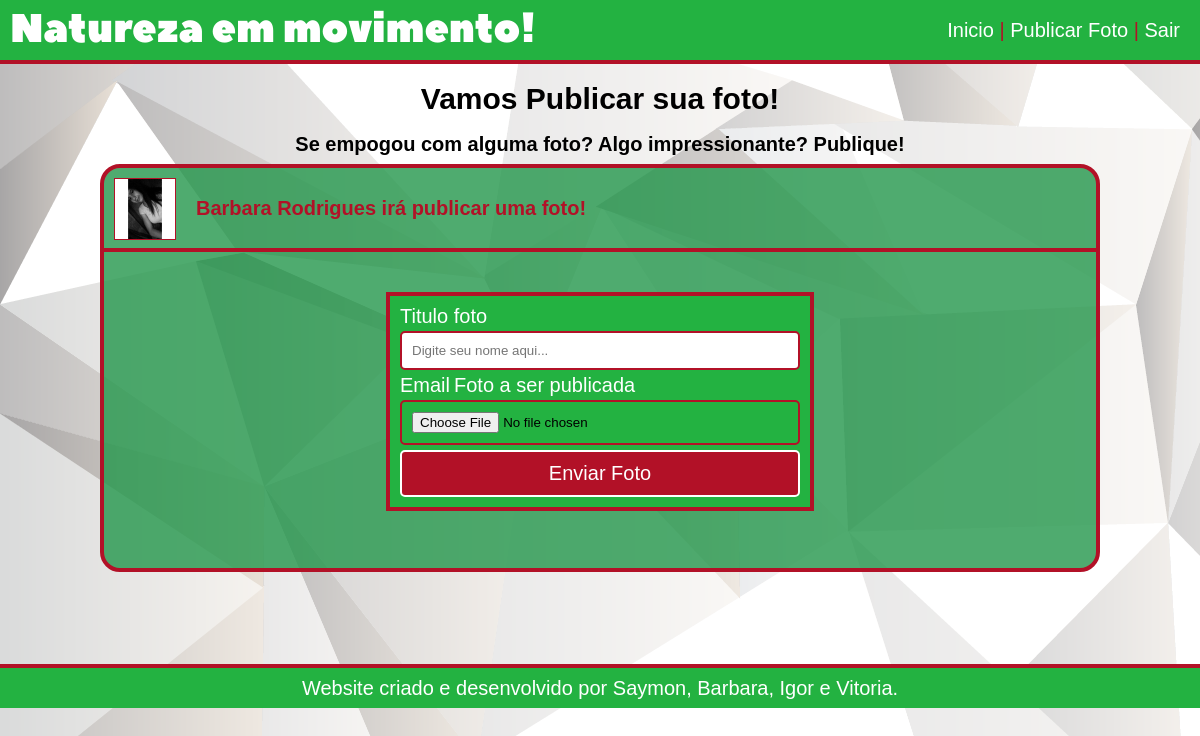
Screenshot of /PublicarFotos.php (signed in) with the database file from the repository.
### tables this page shows
CREATE TABLE `users` (
  `ID` int(11) NOT NULL,
  `Nome` varchar(200) NOT NULL,
  `Email` varchar(200) NOT NULL,
  `Senha` varchar(200) NOT NULL,
  `Foto` varchar(300) NOT NULL
);

### PublicarFotos.php (the view, shortened to what this page needs)
<!DOCTYPE html>
<html>
    <head>
        <link href="css/css2.css" rel="stylesheet" type="text/css"/>
    </head>
    <body>
        <?php
            include_once './Conexao.php';
            $User = $_SESSION['ID'];
            $query = "Select * FROM `users` WHERE `ID`  = '$User';";
            $Resultado = mysqli_query($conexao, $query);
            $informa = mysqli_fetch_row($Resultado);
        ?>
        <header>
            <h1><a href="index.php">Natureza em movimento!</a></h1>
            <nav>
                <a href="FotosUsers.php">Inicio</a> |
                <a href="PublicarFotos.php">Publicar Foto</a> |
                <a href="Sair.php">Sair</a>
            </nav>
        </header>
        <main>
            <section class="eixo">
            <h1>Vamos Publicar sua foto!</h1>
            <h5>Se empogou com alguma foto?  Algo impressionante? Publique!</h5>
            <section id="FotosPublicadas" style="height: 500px;">
                <section class="UsuárioPublicacao">
                    <figure  class="User">
                        <img src="ImagensSite/<?php echo $informa[4]?>">
                        <figcaption class="">
                            <?php echo $informa[1]?> irá publicar uma foto!
                        </figcaption>
                    </figure>
                    <form method="POST"  enctype="multipart/form-data">
                        <label>Titulo foto</label>
                        <input name="TituloForm" type="text" required="" placeholder="Digite seu nome aqui...">
                        <label>Email</label>
                        <label>Foto a ser publicada</label>
                        <input name="FotoForm" type="file" required="" placeholder="Digite seu nome aqui...">
                        <button type="submit" name="Enviar">Enviar Foto</button>
                    </form>
                </section>
            </section>
            </section>
            <footer>
            Website criado e desenvolvido por Saymon, Barbara, Igor e Vitoria.
            </footer>
        </main>
    </body>
</html>

### css/css2.css (style rules this page uses)
body { background: url(../Imagens/abstract-white-background-3_2.png); background-attachment: fixed; }
header { background: #23B241; height: 60px; border-bottom: 4px solid #B21127; }
header h1 a { text-decoration: none; font-family: PeaceSansWebfont; font-size: 40px; display: inline-block; margin-top: 10px; color: #ffffff; margin-left: 10px; float: left; }
header nav { float:right; margin: 20px; font-size: 20px; font-family: sans-serif; color: #B21127; }
header nav a { text-decoration: none; color: #ffffff; }
main h1 { text-align: center; font-weight: bold; font-family: sans-serif; font-size: 30px; padding: 20px; }
main h5 { text-align: center; font-weight: bold; font-family: sans-serif; font-size: 20px; }
.UsuárioPublicacao { height: 400px; background: rgba(35,150,75,0.8); border-radius: 10px; border-radius: 20px; margin: 10px auto; border: 4px solid #B21127; overflow: hidden; }
.User { height: 60px; width: 100%; border-bottom: 4px solid #B21127; padding: 10px; overflow: hidden; }
.User img { height: 60px; width: 60px; float: left; border: 1px solid #B21127; }
.User figcaption { color: #B21127; font-weight: bold; font-family:sans-serif; font-size: 20px; padding: 20px; float: left; }
.eixo { width: 1000px; margin: 0 auto; }
footer { border-top: 4px solid #B21127; background: #23B241; color: #ffffff; text-align: center; font-family: sans-serif; font-size: 20px; padding: 10px; }
main form { width: 400px; margin: 0 auto; background: #23B241; border: 4px solid #B21127; padding: 10px; margin-top: 40px; }
main form label { width: 100%; font-family: sans-serif; font-size: 20px; color: #ffffff; }
main form input { width: 94%; margin-top: 5px; margin-bottom: 5px; font-family: sans-serif; padding: 10px; border: 2px solid #B21127; border-radius: 5px; }
main form button { background: #B21127; font-family: sans-serif; padding: 10px; border: 2px solid #fff; border-radius: 5px; color: #fff; font-size: 20px; width: 100%; }

### rows the page displays
users: Foto (picture), Nome "Barbara Rodrigues"
